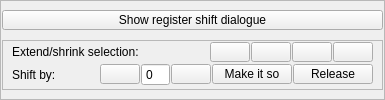
                  <widget class="QFrame" name="_rebuild_register_shift_main_frame">
                   <property name="minimumSize">
                    <size>
                     <width>0</width>
                     <height>0</height>
                    </size>
                   </property>
                   <property name="frameShape">
                    <enum>QFrame::StyledPanel</enum>
                   </property>
                   <property name="frameShadow">
                    <enum>QFrame::Raised</enum>
                   </property>
                   <layout class="QVBoxLayout" name="verticalLayout_22">
                    <property name="spacing">
                     <number>2</number>
                    </property>
                    <property name="leftMargin">
                     <number>1</number>
                    </property>
                    <property name="topMargin">
                     <number>1</number>
                    </property>
                    <property name="rightMargin">
                     <number>1</number>
                    </property>
                    <property name="bottomMargin">
                     <number>1</number>
                    </property>
                    <item>
                     <widget class="QPushButton" name="_rebuild_register_shift_dialog_toggle_button">
                      <property name="maximumSize">
                       <size>
                        <width>16777215</width>
                        <height>20</height>
                       </size>
                      </property>
                      <property name="text">
                       <string>Show register shift dialogue</string>
                      </property>
                     </widget>
                    </item>
                    <item>
                     <widget class="QFrame" name="_rebuild_register_shift_container">
                      <property name="minimumSize">
                       <size>
                        <width>0</width>
                        <height>0</height>
                       </size>
                      </property>
                      <property name="maximumSize">
                       <size>
                        <width>16777215</width>
                        <height>50</height>
                       </size>
                      </property>
                      <property name="frameShape">
                       <enum>QFrame::StyledPanel</enum>
                      </property>
                      <property name="frameShadow">
                       <enum>QFrame::Raised</enum>
                      </property>
                      <layout class="QVBoxLayout" name="verticalLayout_23">
                       <property name="spacing">
                        <number>1</number>
                       </property>
                       <property name="topMargin">
                        <number>1</number>
                       </property>
                       <property name="bottomMargin">
                        <number>1</number>
                       </property>
                       <item>
                        <layout class="QHBoxLayout" name="_rebuild_register_shift_extend_container">
                         <item>
                          <widget class="QLabel" name="label_36">
                           <property name="text">
                            <string>Extend/shrink selection:</string>
                           </property>
                          </widget>
                         </item>
                         <item>
                          <spacer name="horizontalSpacer_20">
                           <property name="orientation">
                            <enum>Qt::Horizontal</enum>
                           </property>
                           <property name="sizeHint" stdset="0">
                            <size>
                             <width>40</width>
                             <height>20</height>
                            </size>
                           </property>
                          </spacer>
                         </item>
                         <item>
                          <widget class="QPushButton" name="_rebuild_register_shift_extend_N_button">
                           <property name="minimumSize">
                            <size>
                             <width>0</width>
                             <height>0</height>
                            </size>
                           </property>
                           <property name="maximumSize">
                            <size>
                             <width>16777215</width>
                             <height>20</height>
                            </size>
                           </property>
                           <property name="toolTip">
                            <string>Extend N-terminal end of selection by 1</string>
                           </property>
                           <property name="text">
                            <string/>
                           </property>
                           <property name="icon">
                            <iconset resource="resources/resources.qrc">
                             <normaloff>:/newPrefix/reverse_icon.png</normaloff>:/newPrefix/reverse_icon.png</iconset>
                           </property>
                           <property name="iconSize">
                            <size>
                             <width>18</width>
                             <height>18</height>
                            </size>
                           </property>
                          </widget>
                         </item>
                         <item>
                          <widget class="QPushButton" name="_rebuild_register_shift_shrink_N_button">
                           <property name="minimumSize">
                            <size>
                             <width>0</width>
                             <height>0</height>
                            </size>
                           </property>
                           <property name="maximumSize">
                            <size>
                             <width>16777215</width>
                             <height>20</height>
                            </size>
                           </property>
                           <property name="toolTip">
                            <string>Reduce N-terminal end of selection by 1</string>
                           </property>
                           <property name="text">
                            <string/>
                           </property>
                           <property name="icon">
                            <iconset resource="resources/resources.qrc">
                             <normaloff>:/newPrefix/play_icon.png</normaloff>:/newPrefix/play_icon.png</iconset>
                           </property>
                           <property name="iconSize">
                            <size>
                             <width>18</width>
                             <height>18</height>
                            </size>
                           </property>
                          </widget>
                         </item>
                         <item>
                          <widget class="QPushButton" name="_rebuild_register_shift_shrink_C_button">
                           <property name="maximumSize">
                            <size>
                             <width>16777215</width>
                             <height>20</height>
                            </size>
                           </property>
                           <property name="toolTip">
                            <string>Reduce C-terminal end of selection by 1</string>
                           </property>
                           <property name="text">
                            <string/>
                           </property>
                           <property name="icon">
                            <iconset resource="resources/resources.qrc">
                             <normaloff>:/newPrefix/reverse_icon_red.png</normaloff>:/newPrefix/reverse_icon_red.png</iconset>
                           </property>
                           <property name="iconSize">
                            <size>
                             <width>18</width>
                             <height>18</height>
                            </size>
                           </property>
                          </widget>
                         </item>
                         <item>
                          <widget class="QPushButton" name="_rebuild_register_shift_extend_C_button">
                           <property name="maximumSize">
                            <size>
                             <width>16777215</width>
                             <height>20</height>
                            </size>
                           </property>
                           <property name="toolTip">
                            <string>Extend C-terminal end of selection by 1</string>
                           </property>
                           <property name="text">
                            <string/>
                           </property>
                           <property name="icon">
                            <iconset resource="resources/resources.qrc">
                             <normaloff>:/newPrefix/play_icon_red.png</normaloff>:/newPrefix/play_icon_red.png</iconset>
                           </property>
                           <property name="iconSize">
                            <size>
                             <width>18</width>
                             <height>18</height>
                            </size>
                           </property>
                          </widget>
                         </item>
                        </layout>
                       </item>
                       <item>
                        <layout class="QHBoxLayout" name="horizontalLayout_33">
                         <property name="topMargin">
                          <number>0</number>
                         </property>
                         <item>
                          <widget class="QLabel" name="label_37">
                           <property name="text">
                            <string>Shift by: </string>
                           </property>
                          </widget>
                         </item>
                         <item>
                          <spacer name="horizontalSpacer_21">
                           <property name="orientation">
                            <enum>Qt::Horizontal</enum>
                           </property>
                           <property name="sizeHint" stdset="0">
                            <size>
                             <width>40</width>
                             <height>20</height>
                            </size>
                           </property>
                          </spacer>
                         </item>
                         <item>
                          <widget class="QPushButton" name="_rebuild_register_shift_reduce_button">
                           <property name="maximumSize">
                            <size>
                             <width>16777215</width>
                             <height>20</height>
                            </size>
                           </property>
                           <property name="text">
                            <string/>
                           </property>
                           <property name="icon">
                            <iconset resource="resources/resources.qrc">
                             <normaloff>:/newPrefix/reverse_icon.png</normaloff>:/newPrefix/reverse_icon.png</iconset>
                           </property>
                           <property name="iconSize">
                            <size>
                             <width>18</width>
                             <height>18</height>
                            </size>
                           </property>
                          </widget>
                         </item>
                         <item>
                          <widget class="QSpinBox" name="_rebuild_register_shift_nres_spinbox">
                           <property name="minimumSize">
                            <size>
                             <width>0</width>
                             <height>0</height>
                            </size>
                           </property>
                           <property name="maximumSize">
                            <size>
                             <width>40</width>
                             <height>16777215</height>
                            </size>
                           </property>
                           <property name="buttonSymbols">
                            <enum>QAbstractSpinBox::NoButtons</enum>
                           </property>
                           <property name="minimum">
                            <number>-20</number>
                           </property>
                           <property name="maximum">
                            <number>20</number>
                           </property>
                          </widget>
                         </item>
                         <item>
                          <widget class="QPushButton" name="_rebuild_register_shift_increase_button">
                           <property name="maximumSize">
                            <size>
                             <width>16777215</width>
                             <height>20</height>
                            </size>
                           </property>
                           <property name="text">
                            <string/>
                           </property>
                           <property name="icon">
                            <iconset resource="resources/resources.qrc">
                             <normaloff>:/newPrefix/play_icon_red.png</normaloff>:/newPrefix/play_icon_red.png</iconset>
                           </property>
                           <property name="iconSize">
                            <size>
                             <width>18</width>
                             <height>18</height>
                            </size>
                           </property>
                          </widget>
                         </item>
                         <item>
                          <widget class="QPushButton" name="_rebuild_register_shift_go_button">
                           <property name="maximumSize">
                            <size>
                             <width>16777215</width>
                             <height>20</height>
                            </size>
                           </property>
                           <property name="text">
                            <string>Make it so</string>
                           </property>
                          </widget>
                         </item>
                         <item>
                          <widget class="QPushButton" name="_rebuild_register_shift_release_button">
                           <property name="maximumSize">
                            <size>
                             <width>16777215</width>
                             <height>20</height>
                            </size>
                           </property>
                           <property name="text">
                            <string>Release</string>
                           </property>
                          </widget>
                         </item>
                        </layout>
                       </item>
                      </layout>
                     </widget>
                    </item>
                   </layout>
                  </widget>
